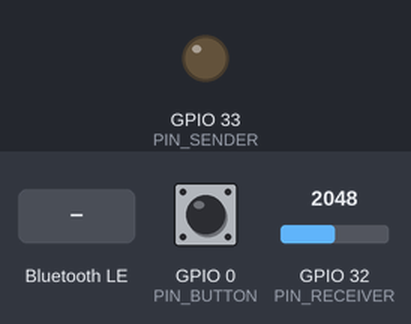
A sketch run on a simulated ESP32. Parts: output pins drawn as LEDs (lit = HIGH). Inputs (shaded band) come from the test bench; at power-on: GPIO 0 (PIN_BUTTON) LOW, GPIO 32 (PIN_RECEIVER) = 2048. Nothing arrives over Bluetooth unless stated; a phone connects over Bluetooth LE 3 s after start; what the sketch prints to the serial monitor is not drawn.

Above: at 1.2 s.
1.3 s: GPIO 0 (PIN_BUTTON) pulled HIGH for 0.15 s
At 1.37 s:
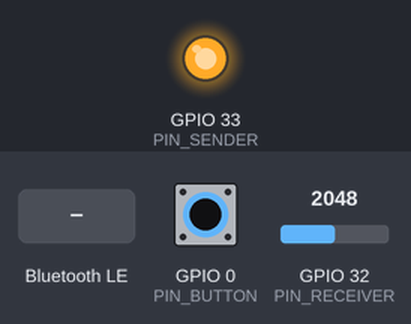
2.9 s: Bluetooth LE write "1" received
Timing chart, 0 to 5.9 s (numbered marks = the images above; inputs shaded):
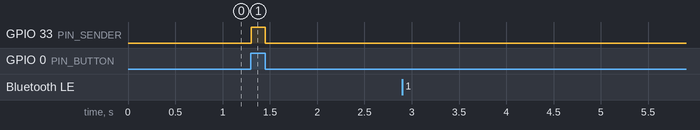

Measured:
- after the input at 1.3 s, GPIO 33 (PIN_SENDER): LOW → HIGH at once, → LOW 0.15 s later
- after the input at 2.9 s, every drawn part: stays the same

The sketch:

sketch_kicker.ino
```cpp
#define USE_BLE

#ifndef SENSOR_CONNECTED
#define SENSOR_CONNECTED true
#endif

// Pinout
const int PIN_BUTTON = 0;
const int PIN_RECEIVER = GPIO_NUM_32;
const int PIN_SENDER = GPIO_NUM_33;

unsigned long lastMillis = 0;

// thresholds & timers
const int THRESHOLD_DETECT_OBJECT = 50;
const int TIME_DETECT_OBJECT = 10;
const int WAIT_AFTER_DETECTION = 2000;

// goal detection
unsigned long lastStartDetected = 0;
unsigned long lastObjectDetected = 0;
int goals = 0;

// connection
bool clientConnected = false;


void setup() {
  pinMode(PIN_BUTTON, INPUT);
  pinMode(PIN_RECEIVER, INPUT);
  pinMode(PIN_SENDER, OUTPUT);

  Serial.begin(115200);

#ifdef USE_MQTT
  setupMqtt();
#endif

#ifdef USE_BLE
  setupBle();
#endif
}

void loop(){
#ifdef USE_MQTT
  loopMqtt();
#endif
  int pushButtonState = digitalRead(PIN_BUTTON);
  unsigned long ms = millis();

  if(!SENSOR_CONNECTED){
    if(pushButtonState == HIGH){
      onGoal(ms);
    }
    return;
  }

  if(pushButtonState == HIGH){
    digitalWrite(PIN_SENDER, HIGH);
  }else{
    digitalWrite(PIN_SENDER, LOW);
  }


  if(ms - lastObjectDetected < WAIT_AFTER_DETECTION){
    return;
  }

  unsigned int received = analogRead(PIN_RECEIVER);

  Serial.println(received);

  if(received > THRESHOLD_DETECT_OBJECT /*&& lastStartDetected == 0*/){
    onGoal(ms);
    //lastStartDetected = ms;
    //Serial.printf("Over threshold (%d) -> lastStartDetected=%d\n", received, lastStartDetected);
  }

 /*if(received <= THRESHOLD_DETECT_OBJECT && lastStartDetected > 0){
    lastStartDetected = 0;
    //Serial.println("Reset lastStartDetected");
  }

  if(lastStartDetected == 0){
    return;
  }*/

  //Serial.printf("Time since last start detected: %d\n", ms - lastStartDetected);
  /*if(ms - lastStartDetected > TIME_DETECT_OBJECT){
    onGoal(ms);
  }*/

  //Serial.printf("Received through reader: %d\n", received);
}

void onGoal(unsigned long timestamp){
  goals++;
  Serial.printf("Goal! %d - 0\n", goals);

  if(clientConnected){
    Serial.println(F("Setting Value and notifying"));
#ifdef USE_MQTT
    mqttSendGoals(goals);
#endif

#ifdef USE_BLE
    bleSendGoals(goals);
#endif
  }

  lastStartDetected = 0;
  lastObjectDetected = timestamp;
}
```

communication_ble.ino
```cpp
#ifdef USE_BLE

#include <BLEDevice.h>
#include <BLEUtils.h>
#include <BLEServer.h>

#define SERVICE_UUID "c03f245f-d01c-4886-850b-408bc53fe63a"
#define CHARACTERISTIC_UUID "03524118-dfd4-40d5-8f28-f81e05442bba"

BLEServer *pServer;
BLEService *pService;
BLECharacteristic *goalsCharacteristic;

class GoalServerCallback: public BLEServerCallbacks {
    void onConnect(BLEServer* pServer) {
      Serial.println(F("Device connected"));
      clientConnected = true;
    };

    void onDisconnect(BLEServer* pServer) {
      Serial.println(F("Device Disconnected"));
      clientConnected = false;
    }
};

class GoalsCharacteristicCallbacks: public BLECharacteristicCallbacks{
  	void onRead(BLECharacteristic* pCharacteristic){
      //Serial.printf("Reading characteristic %d\n", pCharacteristic->getValue());
    }
	  void onWrite(BLECharacteristic* pCharacteristic){
       Serial.printf("Writing characteristic %s\n", pCharacteristic->toString());
    }
};


void setupBle(){
  Serial.println(F("Setting up BLE..."));

  BLEDevice::init("Goal Counter");
  pServer = BLEDevice::createServer();
  pServer->setCallbacks(new GoalServerCallback());
  pService = pServer->createService(SERVICE_UUID);

  goalsCharacteristic = pService->createCharacteristic(CHARACTERISTIC_UUID, BLECharacteristic::PROPERTY_NOTIFY|BLECharacteristic::PROPERTY_READ);
  BLEDescriptor *goalsDescriptor = new BLEDescriptor(BLEUUID((uint16_t)0x2903));

  goalsDescriptor->setValue("Number of Goals");
  goalsCharacteristic->addDescriptor(goalsDescriptor);
  goalsCharacteristic->setValue(goals);
  goalsCharacteristic->setCallbacks(new GoalsCharacteristicCallbacks());

  pService->start();
  BLEAdvertising *pAdvertising = BLEDevice::getAdvertising();
  pAdvertising->addServiceUUID(SERVICE_UUID);
  pAdvertising->setScanResponse(true);
  pAdvertising->setMinPreferred(0x06);  // functions that help with iPhone connections issue
  BLEDevice::startAdvertising();
}

void bleSendGoals(int goals){
  goalsCharacteristic->setValue(goals);
  goalsCharacteristic->notify();
}

#endif
```

communication_mqtt.ino
```cpp
#ifdef USE_MQTT

//for testing, run this on mac: /opt/homebrew/opt/mosquitto/sbin/mosquitto -c /opt/homebrew/etc/mosquitto/mosquitto.conf

#include <Preferences.h>
#include <WiFi.h>
#include <WiFiAP.h>
#include <ESPmDNS.h>
#include <SPI.h>
#include <PubSubClient.h>
#include <limits.h>


#define MQTT_KEEPALIVE 25

#ifndef USER_INTERACTION_WANTED
#define USER_INTERACTION_WANTED true
#endif


//pinout
const int PIN_LED = 2;

bool failed = false;

//wifi
Preferences prefs;
String ssid;
String password;
String clientIP;


// Setup mqtt
IPAddress server(192, 168, 50, 217);
int port = 1883;
WiFiClient espClient;
PubSubClient client(espClient);
const char goalsTopic[] = "goals";


void setupMqtt() {
  pinMode(PIN_LED, OUTPUT);
  pinMode(PIN_BUTTON, INPUT);

  Serial.println(F(""));
  readPrefs();

  if (ssid.length() == 0 || password.length() == 0) {
    Serial.println(F("No credentials found. Please provide SSID and password via serial console.\n"));
    if (USER_INTERACTION_WANTED) {
      getCredentialsFromInput();
    } else {
      failed = true;
    }
  } else {
    Serial.printf("Got data for SSID %s\n", ssid.c_str());
  }

  if (!failed) {
    //will set failed = true if something goes wrong
    connectToWifi();
  }

  //feedback on LED
  if (failed) {
    onConnectionFailed();
    return;
  } else {
    onConnected();
  }

  if (!MDNS.begin("ESP32_Browser")) {
    Serial.println("Error setting up MDNS responder!");
    while (1) {
      delay(1000);
    }
  }
  while (server[0] == 0) {
    browseService("mqtt", "tcp");
  }
  client.setServer(server, port);
  client.setCallback(callback);
  Serial.printf("\nConnect to MQTT Server: ");
  Serial.print(server);
  Serial.printf("\nusing MQTT Port: ");
  Serial.print(port);
  clientConnected = true;
}

void loopMqtt() {
  client.loop();
}

void savePrefs() {
  prefs.putString("ssid", ssid);
  prefs.putString("password", password);
}

void getCredentialsFromInput() {
  dialoge("Enter SSID:", ssid);
  dialoge("Enter Password:", password);
  savePrefs();
}

void connectToWifi() {
  Serial.println("");
  Serial.printf("Connecting to %s", ssid.c_str());

  WiFi.begin(ssid.c_str(), password.c_str());

  int delayCount = 0;
  while (WiFi.status() != WL_CONNECTED && delayCount <= 20) {
    delay(500);
    delayCount++;
    Serial.print(".");
  }
  Serial.println("");

  if (WiFi.status() == WL_CONNECTED) {
    Serial.println("");
    Serial.println("[connect_successful=True] WiFi connected");
    Serial.print("IP address:");
    Serial.println(WiFi.localIP());
    clientIP = WiFi.localIP().toString();
  } else {
    Serial.printf("[connect_successful=False] Couldn't connect to WiFi %s. Is the data correct?\n", ssid.c_str());
    if (USER_INTERACTION_WANTED) {
      // if the user wants, they can reset the preference data
      String resetAnswer;
      dialoge("Do you want to reset the preference data? [y/n]", resetAnswer);
      resetAnswer.toLowerCase();
      if (resetAnswer.equals("y")) {
        ssid = "";
        password = "";
        savePrefs();
        Serial.println("Reset preferences successfully");
      }
    }
    failed = true;
  }
}

void dialoge(String message, String &saveTo) {
  Serial.println(message);

  while (Serial.available() <= 0) {
    delay(100);
  }

  saveTo = Serial.readStringUntil('\n');
  Serial.println(saveTo);
}

void readPrefs() {
  prefs.begin("credentials");
  Serial.println("Reading credentials from preferences...");

  // Check if credentials already available
  ssid = prefs.getString("ssid");
  password = prefs.getString("password");
}

void onConnected() {
  digitalWrite(PIN_LED, 1);
  delay(3000);
  digitalWrite(PIN_LED, 0);
}

void onConnectionFailed() {
  for (int count = 0, d = 100; count < 3000 / d; count++) {
    digitalWrite(PIN_LED, !digitalRead(PIN_LED));
    delay(d);
  }
}

void browseService(const char * service, const char * proto) {
  Serial.printf("Browsing for service _%s._%s.local. ... ", service, proto);
  int n = MDNS.queryService(service, proto);
  if (n == 0) {
    Serial.println("no services found");
  } else {
    Serial.print(n);
    Serial.println(F(" service(s) found"));
    for (int i = 0; i < n; ++i) {
      // Print details for each service found
      Serial.print(F("  "));
      Serial.print(i + 1);
      Serial.print(F(": "));
      Serial.print(MDNS.hostname(i));
      Serial.print(F(" ("));
      Serial.print(MDNS.IP(i));
      server = MDNS.IP(i); // Assign discovered IP to server
      Serial.print(F(":"));
      Serial.print(MDNS.port(i));
      port = MDNS.port(i);
      Serial.println(F(")"));
    }
  }
  Serial.println();
}

void reconnect() {
  // Loop until we're reconnected
  while (!client.connected()) {
    Serial.print(F("\nAttempting MQTT connection..."));
    // Attempt to connect
    if (client.connect(clientIP.c_str())) {
      Serial.println(F("\nsuccessfully connected"));
      // Once connected, publish an announcement...
      client.publish(goalsTopic, "Hello from ESP32!");
      // ... and resubscribe
      client.subscribe(goalsTopic);
    } else {
      Serial.print(F("failed, rc="));
      Serial.print(client.state());
      Serial.println(F(" try again in 5 seconds"));
      // Wait 5 seconds before retrying
      delay(5000);
    }
  }
}

void callback(char* topic, byte* payload, unsigned int length) {
  char message[length];
  for (int i = 0; i < length; i++) {
    message[i] = (char)payload[i];
  }
  Serial.printf("Message arrived [%s] %s\n", topic, message);
  onMessageReceived(String(message));
}

void onMessageReceived(String message) {
  Serial.println(F("No message handler implemented!"));
}

void mqttSendGoals(int goals) {
  char buffer[1];
  buffer[0] = (char) goals;
  client.publish(goalsTopic, buffer);
}

#endif
```
